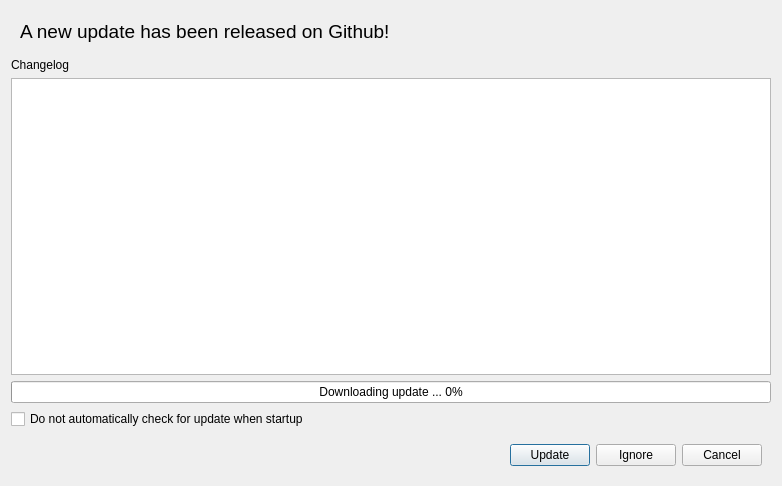
<?xml version="1.0" encoding="UTF-8"?>
<ui version="4.0">
 <class>update_dialog</class>
 <widget class="QDialog" name="update_dialog">
  <property name="geometry">
   <rect>
    <x>0</x>
    <y>0</y>
    <width>782</width>
    <height>486</height>
   </rect>
  </property>
  <property name="windowTitle">
   <string>New update available</string>
  </property>
  <property name="modal">
   <bool>true</bool>
  </property>
  <layout class="QGridLayout" name="gridLayout">
   <item row="0" column="0">
    <widget class="QWidget" name="verticalWidget" native="true">
     <property name="sizePolicy">
      <sizepolicy hsizetype="Preferred" vsizetype="Fixed">
       <horstretch>0</horstretch>
       <verstretch>0</verstretch>
      </sizepolicy>
     </property>
     <layout class="QVBoxLayout" name="verticalLayout">
      <item>
       <widget class="QLabel" name="label">
        <property name="sizePolicy">
         <sizepolicy hsizetype="Preferred" vsizetype="Fixed">
          <horstretch>0</horstretch>
          <verstretch>0</verstretch>
         </sizepolicy>
        </property>
        <property name="font">
         <font>
          <pointsize>14</pointsize>
         </font>
        </property>
        <property name="text">
         <string>A new update has been released on Github!</string>
        </property>
       </widget>
      </item>
     </layout>
    </widget>
   </item>
   <item row="1" column="0">
    <layout class="QVBoxLayout" name="verticalLayout_4">
     <item>
      <widget class="QLabel" name="changelog_label">
       <property name="sizePolicy">
        <sizepolicy hsizetype="Preferred" vsizetype="Fixed">
         <horstretch>0</horstretch>
         <verstretch>0</verstretch>
        </sizepolicy>
       </property>
       <property name="text">
        <string>Changelog</string>
       </property>
      </widget>
     </item>
     <item>
      <widget class="QTextEdit" name="changelog_textedit">
       <property name="sizePolicy">
        <sizepolicy hsizetype="Expanding" vsizetype="Expanding">
         <horstretch>0</horstretch>
         <verstretch>0</verstretch>
        </sizepolicy>
       </property>
       <property name="readOnly">
        <bool>true</bool>
       </property>
      </widget>
     </item>
     <item>
      <widget class="QProgressBar" name="download_progress_bar">
       <property name="value">
        <number>0</number>
       </property>
       <property name="format">
        <string>Downloading update ... %p%</string>
       </property>
      </widget>
     </item>
     <item>
      <widget class="QCheckBox" name="manual_check_checkbox">
       <property name="text">
        <string>Do not automatically check for update when startup</string>
       </property>
      </widget>
     </item>
     <item>
      <widget class="QWidget" name="horizontalWidget" native="true">
       <property name="sizePolicy">
        <sizepolicy hsizetype="Preferred" vsizetype="Fixed">
         <horstretch>0</horstretch>
         <verstretch>0</verstretch>
        </sizepolicy>
       </property>
       <layout class="QHBoxLayout" name="horizontalLayout">
        <item>
         <spacer name="horizontalSpacer">
          <property name="orientation">
           <enum>Qt::Horizontal</enum>
          </property>
          <property name="sizeHint" stdset="0">
           <size>
            <width>40</width>
            <height>20</height>
           </size>
          </property>
         </spacer>
        </item>
        <item>
         <widget class="QPushButton" name="update_button">
          <property name="sizePolicy">
           <sizepolicy hsizetype="Fixed" vsizetype="Fixed">
            <horstretch>0</horstretch>
            <verstretch>0</verstretch>
           </sizepolicy>
          </property>
          <property name="text">
           <string>Update</string>
          </property>
         </widget>
        </item>
        <item>
         <widget class="QPushButton" name="ignore_button">
          <property name="sizePolicy">
           <sizepolicy hsizetype="Fixed" vsizetype="Fixed">
            <horstretch>0</horstretch>
            <verstretch>0</verstretch>
           </sizepolicy>
          </property>
          <property name="text">
           <string>Ignore</string>
          </property>
         </widget>
        </item>
        <item>
         <widget class="QPushButton" name="cancel_button">
          <property name="enabled">
           <bool>true</bool>
          </property>
          <property name="text">
           <string>Cancel</string>
          </property>
         </widget>
        </item>
       </layout>
      </widget>
     </item>
    </layout>
   </item>
  </layout>
 </widget>
 <resources/>
 <connections/>
</ui>
